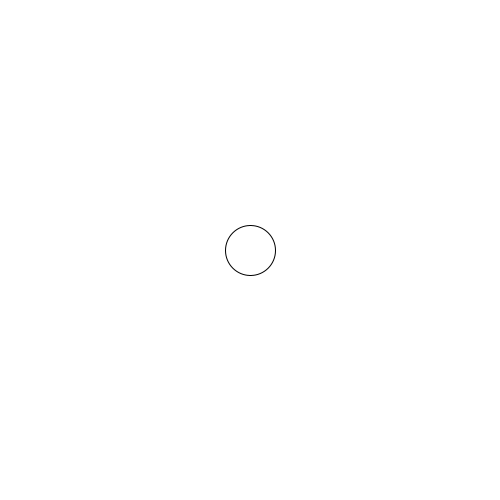
Frame 1 (no input)
Frame 60 (the mouse pressed at the canvas centre just before this capture): identical to frame 1, image omitted
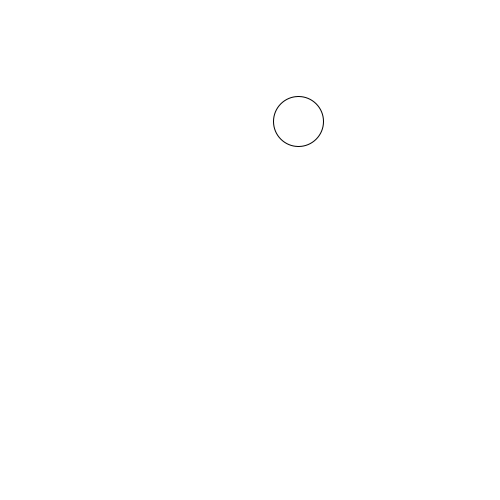
Frame 120 (the mouse held since frame 60 and released just before this capture)

The Processing sketch that drew these frames (run headless with seeded random() and noise(); from frame 60 on, the mouse is pressed at the canvas centre):

// Processing sketch: mouseinteraction
// ── mouseinteraction.pde

int sneakyX, sneakyY;

void setup () {

 size(500,500);  
 
 sneakyX = width/2;
 sneakyY = height/2;
 
 noFill();
  
}

void draw () {
  
  background(255);

  ellipse(sneakyX, sneakyY, 50, 50);
  
  pushStyle();
    noFill();
    noStroke();
    ellipse(mouseX, mouseY, 200, 200);
  popStyle();
  
  if(
    ( sneakyX-125 < mouseX && mouseX < sneakyX+125 ) &&
    ( sneakyY-125 < mouseY && mouseY < sneakyY+125 )
  ){
    fill(0);
    
    sneakyX += random(-30,30);
    sneakyY += random(-30,30);
    
    text("Don\'t touch me", sneakyX, sneakyY-50);

    
  } else {
    noFill();
  }
  
  if( sneakyX < 0 || sneakyX > width ){
    sneakyX = width/2;
  }
  if( sneakyY < 0 || sneakyY > height ){
    sneakyY = height/2;
  }
 
  
}
